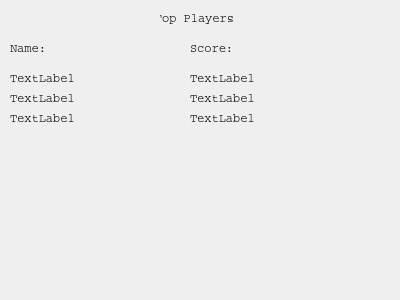
<?xml version="1.0" encoding="UTF-8"?>
<ui version="4.0">
 <class>TopPlayersWindow</class>
 <widget class="QWidget" name="TopPlayersWindow">
  <property name="geometry">
   <rect>
    <x>0</x>
    <y>0</y>
    <width>400</width>
    <height>300</height>
   </rect>
  </property>
  <property name="font">
   <font>
    <family>Courier</family>
   </font>
  </property>
  <property name="windowTitle">
   <string>Form</string>
  </property>
  <widget class="QLabel" name="label">
   <property name="geometry">
    <rect>
     <x>160</x>
     <y>10</y>
     <width>76</width>
     <height>16</height>
    </rect>
   </property>
   <property name="text">
    <string>Top Players:</string>
   </property>
   <property name="alignment">
    <set>Qt::AlignCenter</set>
   </property>
  </widget>
  <widget class="QLabel" name="player_01">
   <property name="geometry">
    <rect>
     <x>10</x>
     <y>70</y>
     <width>151</width>
     <height>16</height>
    </rect>
   </property>
   <property name="text">
    <string>TextLabel</string>
   </property>
  </widget>
  <widget class="QLabel" name="player_02">
   <property name="geometry">
    <rect>
     <x>10</x>
     <y>90</y>
     <width>151</width>
     <height>16</height>
    </rect>
   </property>
   <property name="text">
    <string>TextLabel</string>
   </property>
  </widget>
  <widget class="QLabel" name="player_03">
   <property name="geometry">
    <rect>
     <x>10</x>
     <y>110</y>
     <width>151</width>
     <height>16</height>
    </rect>
   </property>
   <property name="text">
    <string>TextLabel</string>
   </property>
  </widget>
  <widget class="QLabel" name="score_01">
   <property name="geometry">
    <rect>
     <x>190</x>
     <y>70</y>
     <width>191</width>
     <height>16</height>
    </rect>
   </property>
   <property name="text">
    <string>TextLabel</string>
   </property>
  </widget>
  <widget class="QLabel" name="label_3">
   <property name="geometry">
    <rect>
     <x>10</x>
     <y>40</y>
     <width>60</width>
     <height>16</height>
    </rect>
   </property>
   <property name="text">
    <string>Name:</string>
   </property>
  </widget>
  <widget class="QLabel" name="label_4">
   <property name="geometry">
    <rect>
     <x>190</x>
     <y>40</y>
     <width>60</width>
     <height>16</height>
    </rect>
   </property>
   <property name="text">
    <string>Score:</string>
   </property>
  </widget>
  <widget class="QLabel" name="score_02">
   <property name="geometry">
    <rect>
     <x>190</x>
     <y>90</y>
     <width>191</width>
     <height>16</height>
    </rect>
   </property>
   <property name="text">
    <string>TextLabel</string>
   </property>
  </widget>
  <widget class="QLabel" name="score_03">
   <property name="geometry">
    <rect>
     <x>190</x>
     <y>110</y>
     <width>191</width>
     <height>16</height>
    </rect>
   </property>
   <property name="text">
    <string>TextLabel</string>
   </property>
  </widget>
 </widget>
 <resources/>
 <connections/>
</ui>
